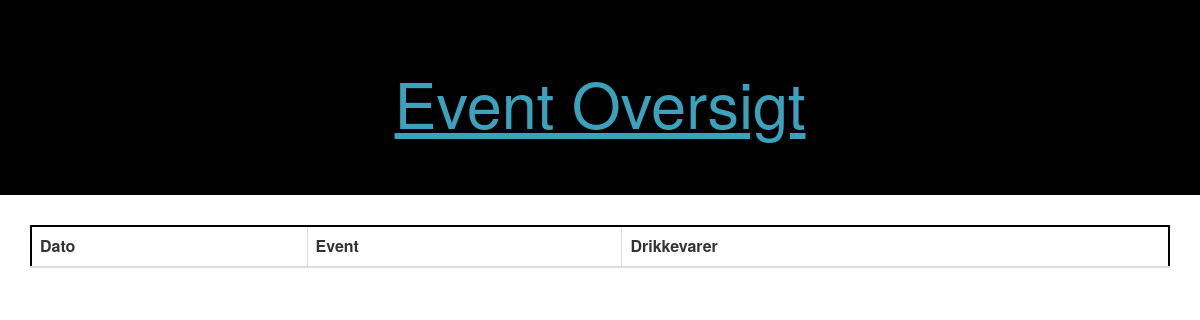
/events/, run on an earlier commit of the app's database.
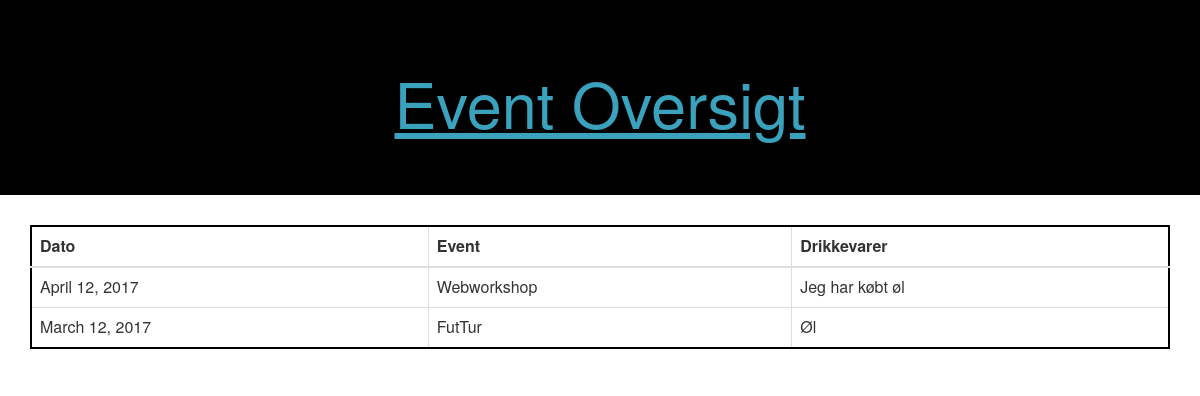
And on a later commit of the database.
### stregListe/models.py (models this page shows, shortened)
class Indkoeb(models.Model):
    class Meta:
        verbose_name_plural = 'Indkøb'
        verbose_name = 'Indkøb'
        ordering = ['date']
    date = models.DateField('Dato')
    price = models.IntegerField('Pris')
    indkoeber = models.ForeignKey(Vejleder)
    nrBeers = models.IntegerField('Antal øl', default=1337)
    event = models.CharField('Anledning', max_length=300)
    descripton = models.CharField('Hvad har du købt?', max_length=300)
    refunded = models.BooleanField('Refunderet', default=False)
    def toDict(self):
        info = {
        'date' : self.date,
        'price' : self.price,
        'event' : self.event,
        'descripton' : self.descripton,
        }
        return info

### stregListe/views.py (the view)
# urls.py: url(r'^events/', eventOversigt),
def eventOversigt(request):
    print("HERE")
    alle = Indkoeb.objects.all().order_by('-date')
    data = []
    for event in alle:
        data.append(event.toDict())
    return render(request, 'stregListe/oversigt.html', {'data': data})

### stregListe/templates/stregListe/oversigt.html (shortened to what this page needs)
<html>
<head>
    {% load bootstrap3 %}
    <link href="https://maxcdn.bootstrapcdn.com/bootstrap/3.3.7/css/bootstrap.min.css" rel="stylesheet">
</head>
<body>
  <div class="jumbotron overskrift">
    <h1>Event Oversigt</h1>
  </div>
  <div class="container">
    <table class="table table-hover table-bordered ramme">
   <thead>
     <tr>
       <th>Dato</th>
       <th>Event</th>
       <th>Drikkevarer</th>
     </tr>
   </thead>
   <tbody>
         {% for event in data  %}
         <tr>
          <td>{{event.date}}</td>
          <td>{{event.event}}</td>
          <td>{{event.descripton}}</td>
        </tr>
          {% endfor %}
   </tbody>
 </table>
  </div>
</body>
</html>

What changed in the data, as far as the page shows it:
added Indkoeb: date "April 12, 2017", event "Webworkshop", descripton "Jeg har købt øl"
added Indkoeb: date "March 12, 2017", event "FutTur", descripton "Øl"
